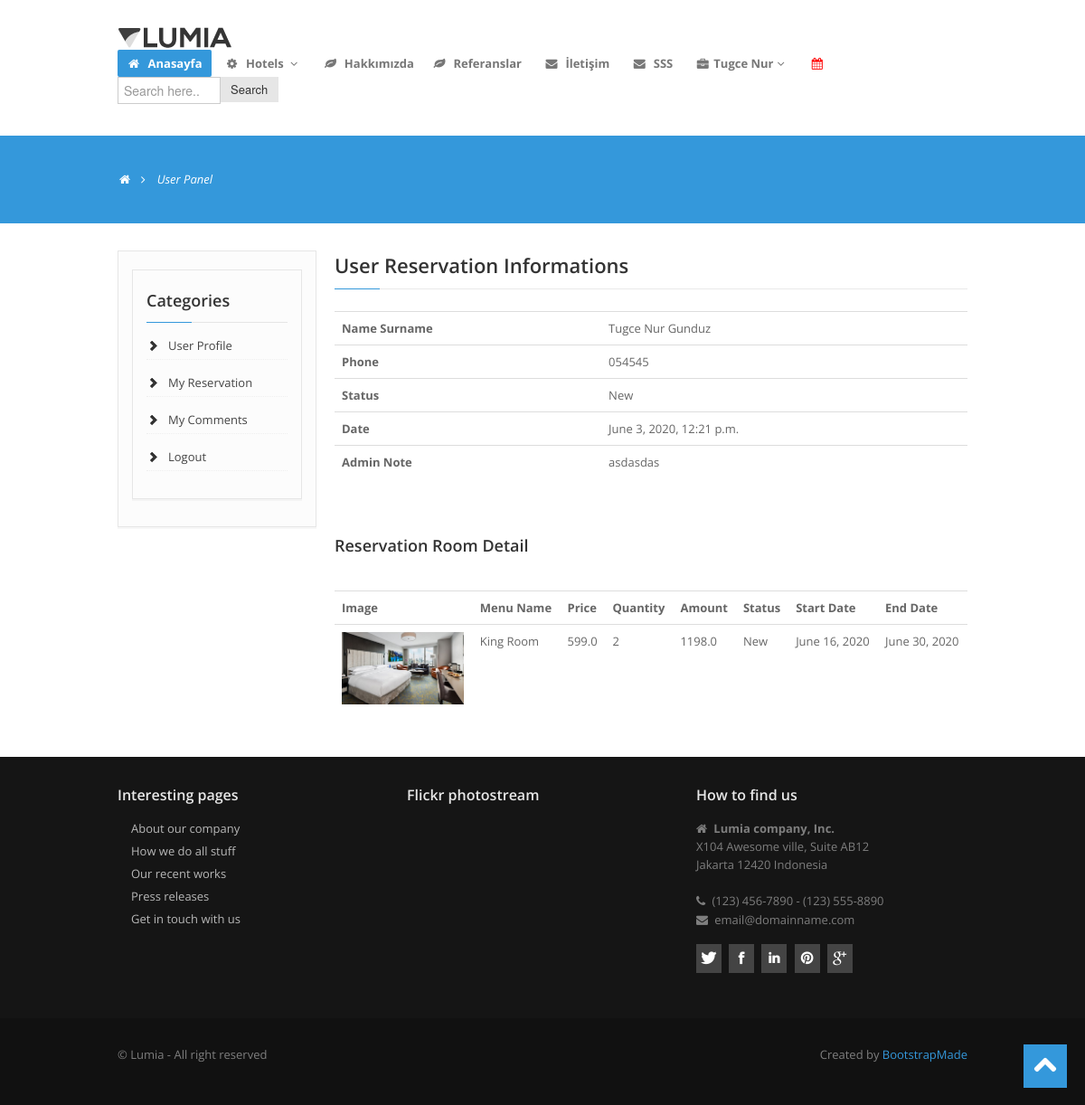
The page /user/reservationdetail/25 (signed in) on the database as committed earlier.
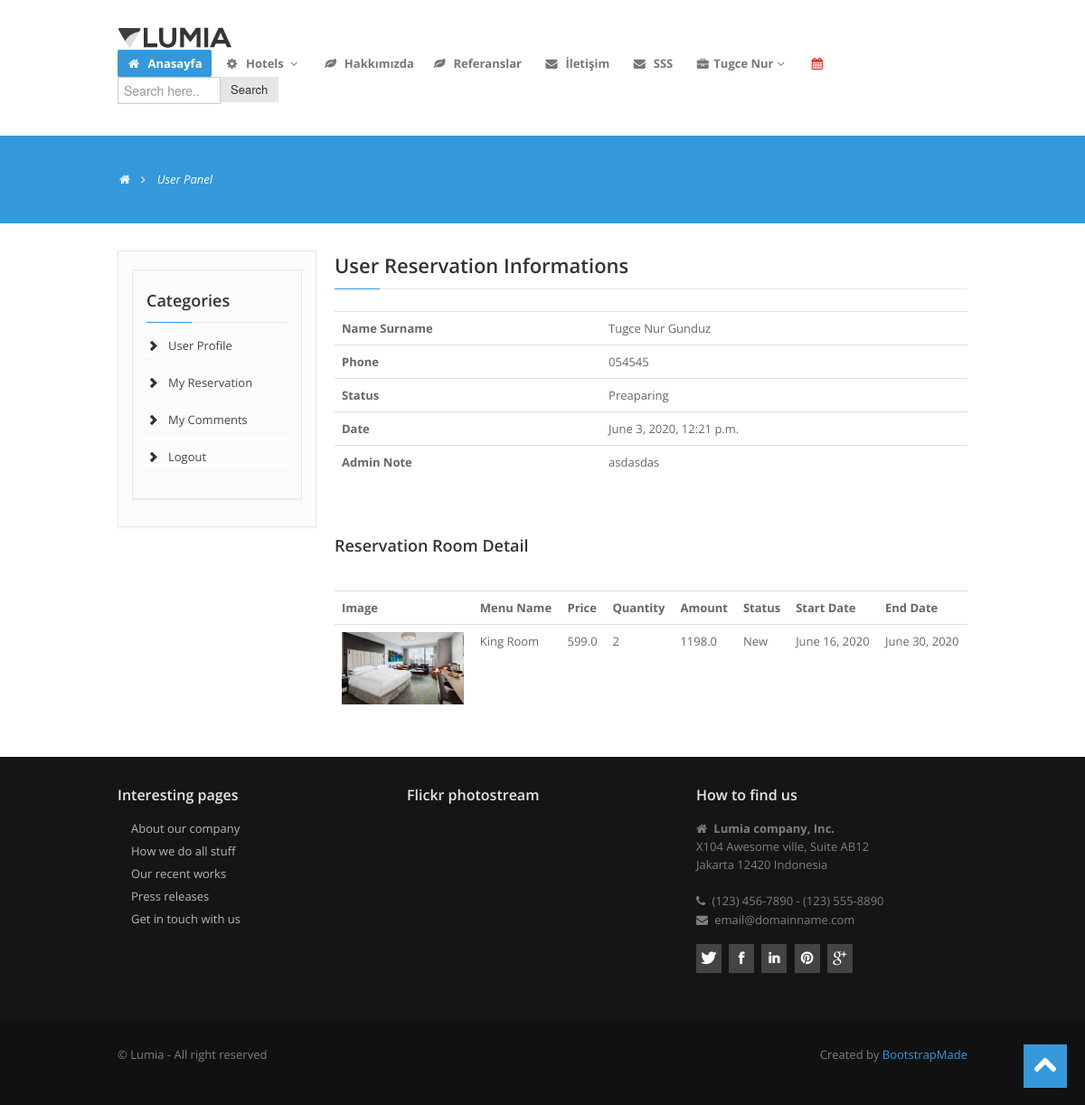
The same page on the database as committed later.
### reservation/models.py (models this page shows, shortened)
class Reservation(models.Model):
    STATUS = (
        ('New', 'New'),
        ('Accepted', 'Accepted'),
        ('Preaparing', 'Preaparing'),
        ('Completed', 'Completed'),
        ('Canceled', 'Canceled'),
    )
    user = models.ForeignKey(User, on_delete=models.SET_NULL, null=True)
    code = models.CharField(max_length=5, editable=False)
    first_name = models.CharField(max_length=10)
    last_name = models.CharField(max_length=10)
    phone = models.CharField(blank=True, max_length=20)
    address = models.CharField(blank=True, max_length=150)
    city = models.CharField(blank=True, max_length=20)
    country = models.CharField(blank=True, max_length=20)
    total = models.FloatField(blank=True)
    status = models.CharField(max_length=10, choices=STATUS, default='New')
    ip = models.CharField(blank=True, max_length=20)
    adminnote = models.CharField(blank=True, max_length=100)
    create_at = models.DateTimeField(auto_now_add=True)
    update_at = models.DateTimeField(auto_now=True)

### user/views.py (the view)
# urls.py: path('reservationdetail/<int:id>', views.reservationdetail, name='reservationdetail'),
@login_required(login_url="/login")
def reservationdetail(request, id):
    category = Category.objects.all()
    current_user = request.user
    reservation = Reservation.objects.get(user_id=current_user.id,id=id)
    reservationitems = ReservationRoom.objects.filter(reservation_id=id)
    context = {
        'category': category,
        'reservation': reservation,
        'reservationitems': reservationitems,
    }
    return render(request, 'user_reservation_detail.html', context)

### user/templates/user_reservation_detail.html (shortened to what this page needs)
{% extends "homebase.html" %}
{% block content %}
<section id="subintro">
    <div class="container">
        <div class="row">
            <div class="span8">
                <ul class="breadcrumb">
                    <li><a href="/"><i class="icon-home"></i></a><i class="icon-angle-right"></i></li>
                    <li class="active">User Panel</li>
                </ul>
            </div>
        </div>
    </div>
</section>
<section id="maincontent">
    <div class="container">
        <div class="row">
            <div class="span3">
                <aside>
                    <div class="billing-details">
                        {% include "user_panel.html" %}
                    </div>
                </aside>
            </div>
            <div class="span9">
                <div class="widget">
                    <h3 class="rheading">
                        User Reservation Informations
                        <span></span></h3>
                      <table class="table">
                        <tr>
                            <th class="text-center">Name Surname</th>
                            <td class="thumb">{{ reservation.first_name }} {{reservation.last_name}}</td>
                        </tr>
                        <tr>
                            <th class="text-center">Phone</th>
                            <td class="thumb">{{ reservation.phone }}</td>
                        </tr>
                        <tr>
                            <th class="text-center">Status</th>
                            <td class="thumb">{{ reservation.status }}</td>
                        </tr>
                                              <tr>
                            <th class="text-center">Date</th>
                            <td class="thumb">{{ reservation.create_at }}</td>
                        </tr>
                        <tr>
                            <th class="text-center">Admin Note</th>
                            <td class="thumb">{{ reservation.adminnote }}</td>
                        </tr>
                    </table>
                    <br>
                    <br>
                    <h4 class="title">Reservation Room Detail</h4>
                    <br>
                    <table class="table">
                        <tr>
                            <th class="text-left">Image</th>
                            <th class="text-left">Menu Name</th>
                            <th class="text-left">Price</th>
                            <th class="text-left">Quantity</th>
                            <th class="text-left">Amount</th>
                            <th class="text-left">Status</th>
                            <th class="text-left">Start Date</th>
                            <th class="text-left">End Date</th>
                        </tr>
                        {% for rs in reservationitems %}
                        <tr>
                            <td class="text-left">
                                <a href="/menu/{{rs.room_id}}/{{rs.room.slug}}"> <img src="{{rs.room.image.url}}"
                                                                                      style="height:80px;"></a></td>
                            <td class="text-left">{{ rs.room.title }}</td>
                            <td class="text-left">{{ rs.price }}</td>
                            <td class="text-left">{{ rs.quantity }}</td>
                            <td class="text-left">{{ rs.amount }}</td>
                            <td class="text-left">{{ rs.status }}</td>
                            <td class="text-left">{{ rs.date_start }}</td>
                            <td class="text-left">{{ rs.date_end }}</td>
                        </tr>
                        {% endfor %}
                    </table>
                </div>
            </div>
        </div>
    </div>
</section>
{% endblock %}

Rows that differ between the two databases and show on the page:
changed Reservation "Tugce Nur": status "New" → "Preaparing"
